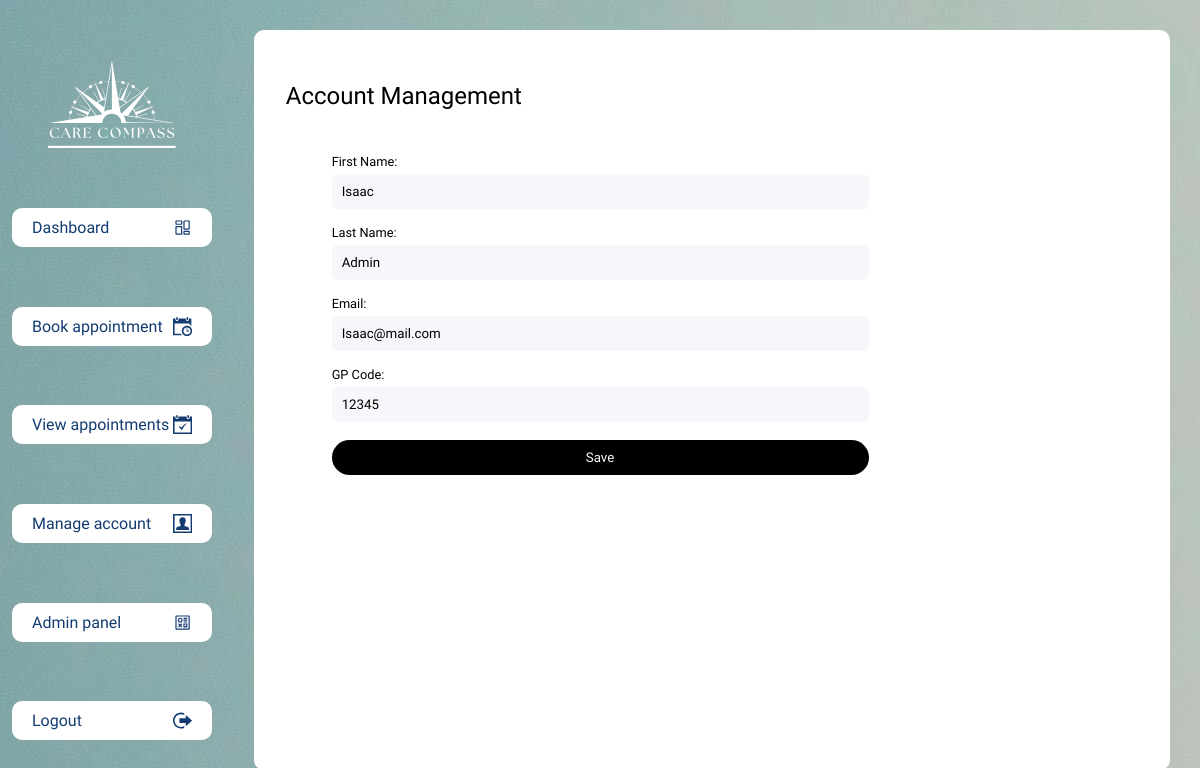
/manage/ (signed in), run on an earlier commit of the app's database.
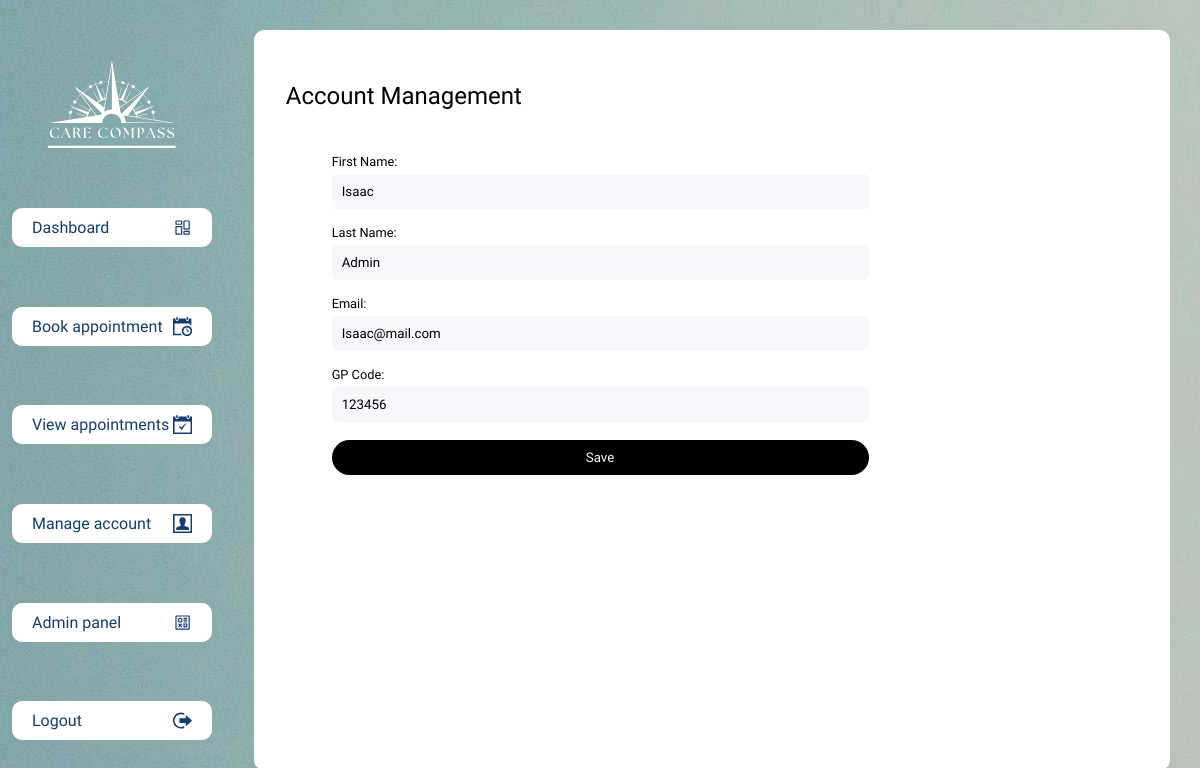
And on a later commit of the database.
### accounts/models.py (models this page shows, shortened)
class User(AbstractBaseUser, PermissionsMixin):
    first_name = models.CharField(max_length=30)
    last_name = models.CharField(max_length=30)
    email = models.EmailField(unique=True)
    gp_code = models.CharField(max_length=30, blank=True, null=True)  # Only relevant for patients
    created_at = models.DateTimeField(auto_now_add=True)
    updated_at = models.DateTimeField(auto_now=True)
    is_admin = models.BooleanField(default=False)  # Determines if the user is an administrator
    is_staff = models.BooleanField(default=False)
    USERNAME_FIELD = 'email'
    REQUIRED_FIELDS = ['first_name', 'last_name']
    objects = UserManager()

### accounts/views.py (the view)
# urls.py: path('manage/', views.account_management_view, name='account_management'),
@login_required
def account_management_view(request):
    if request.method == 'POST':
        form = PatientUpdateForm(request.POST, instance=request.user)
        if form.is_valid():
            form.save()
            return redirect('accounts:account_management')
    else:
        form = PatientUpdateForm(instance=request.user)
    return render(request, 'accounts/account_management.html', {'form': form})

### accounts/forms.py
class PatientUpdateForm(forms.ModelForm):
    class Meta:
        model = User
        fields = ['first_name', 'last_name', 'email', 'gp_code']

### templates/accounts/account_management.html (shortened to what this page needs)
{% extends "base.html" %} {% block content %}
<h2>Account Management</h2>
<div>
  <div class="form-tile">
    <form id="update-user-form" method="post">
      <div class="form-fields-wrapper">
        <div class="form-group">
          <label for="{{ form.first_name.id_for_label }}" class="form-label"
            >First Name:</label
          >
          <input
            type="text"
            name="{{ form.first_name.html_name }}"
            id="{{ form.first_name.id_for_label }}"
            class="form-input"
            value="{{ form.first_name.value|default_if_none:'' }}"
            placeholder="John"
          />
        </div>
        <div class="form-group">
          <label for="{{ form.last_name.id_for_label }}" class="form-label"
            >Last Name:</label
          >
          <input
            type="text"
            name="{{ form.last_name.html_name }}"
            id="{{ form.last_name.id_for_label }}"
            class="form-input"
            value="{{ form.last_name.value|default_if_none:'' }}"
            placeholder="Doe"
          />
        </div>
        <div class="form-group">
          <label for="{{ form.email.id_for_label }}" class="form-label"
            >Email:</label
          >
          <input
            type="email"
            name="{{ form.email.html_name }}"
            id="{{ form.email.id_for_label }}"
            class="form-input"
            value="{{ form.email.value|default_if_none:'' }}"
            placeholder="john.doe@example.com"
          />
        </div>
        <div class="form-group">
          <label for="{{ form.gp_code.id_for_label }}" class="form-label"
            >GP Code:</label
          >
          <input
            type="text"
            name="{{ form.gp_code.html_name }}"
            id="{{ form.gp_code.id_for_label }}"
            class="form-input"
            value="{{ form.gp_code.value|default_if_none:'' }}"
            placeholder="Enter your GP code"
          />
        </div>
        <div class="submit-btn-wrapper">
          <button type="submit" class="btn-secondary submit-btn">Save</button>
        </div>
      </div>
    </form>
  </div>
</div>
{% endblock %}

What changed in the data, as far as the page shows it:
changed User "Isaac": gp_code "12345" → "123456"
